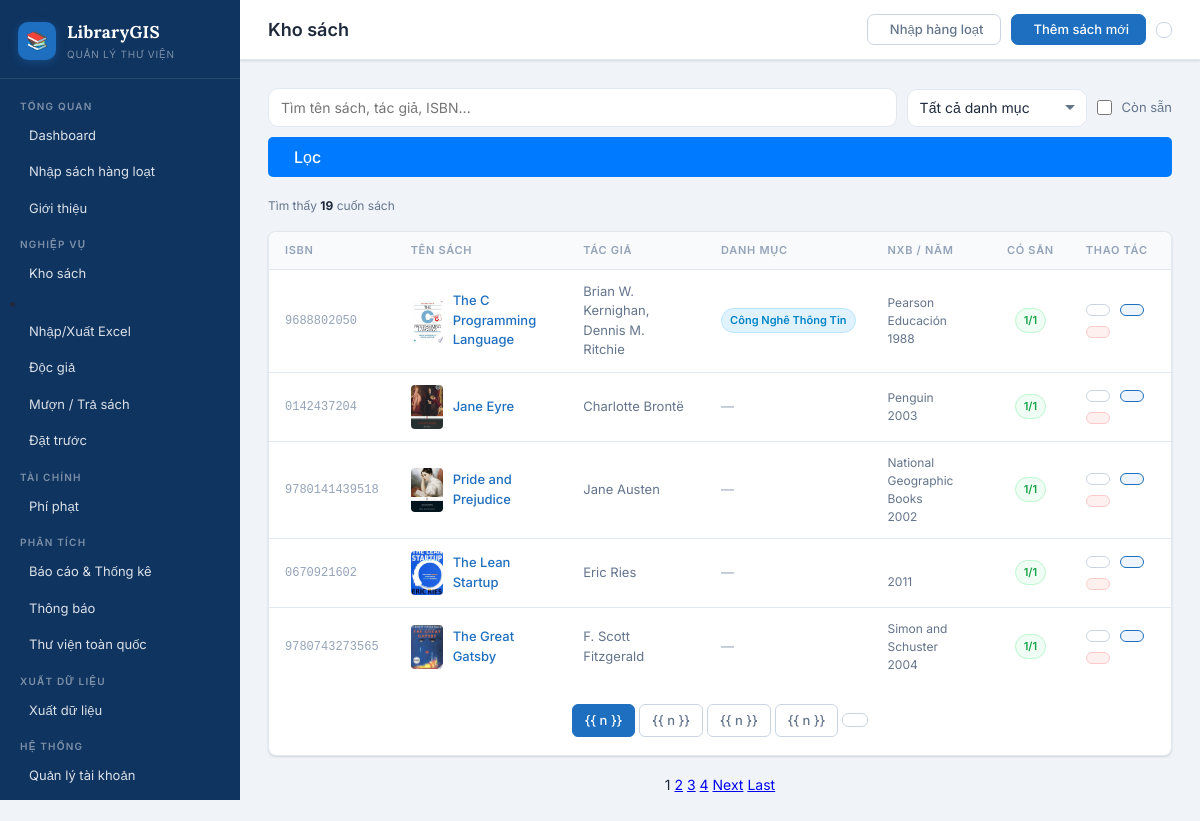
The app's page /books/ (signed in) with its own data.
### library_app/models.py (models this page shows, shortened)
class Book(models.Model):
    isbn = models.CharField(max_length=13, unique=True, verbose_name="ISBN")
    title = models.CharField(max_length=300, verbose_name="Tên sách")
    author = models.CharField(max_length=200, verbose_name="Tác giả")
    publisher = models.CharField(max_length=200, verbose_name="NXB")
    publish_year = models.IntegerField(verbose_name="Năm xuất bản")
    category = models.ForeignKey(Category, on_delete=models.SET_NULL, null=True, related_name='books')
    description = models.TextField(blank=True, verbose_name="Mô tả")
    cover_image = models.ImageField(upload_to='covers/', blank=True, null=True)
    total_copies = models.PositiveIntegerField(default=1, verbose_name="Tổng số bản")
    available_copies = models.PositiveIntegerField(default=1, verbose_name="Sách có sẵn")
    language = models.CharField(max_length=50, default="Tiếng Việt")
    pages = models.PositiveIntegerField(null=True, blank=True)
    created_at = models.DateTimeField(auto_now_add=True)
    preview_page_1 = models.ImageField(upload_to='book_previews/', blank=True, null=True, verbose_name="Trang xem trước 1")
    preview_page_2 = models.ImageField(upload_to='book_previews/', blank=True, null=True, verbose_name="Trang xem trước 2")
    preview_page_3 = models.ImageField(upload_to='book_previews/', blank=True, null=True, verbose_name="Trang xem trước 3")
    preview_page_4 = models.ImageField(upload_to='book_previews/', blank=True, null=True, verbose_name="Trang xem trước 4")
    class Meta:
        verbose_name = "Sách"
        verbose_name_plural = "Kho sách"

class Category(models.Model):
    name = models.CharField(max_length=100, verbose_name="Tên danh mục")
    slug = models.SlugField(unique=True)
    description = models.TextField(blank=True)
    color = models.CharField(max_length=7, default="#1e6fbf")
    icon = models.CharField(max_length=50, default="book")
    class Meta:
        verbose_name = "Danh mục"
        verbose_name_plural = "Danh mục sách"

### library_app/views.py (the view)
# urls.py: path('books/', views.book_list, name='book_list'),
@login_required
def book_list(request):
    qs = Book.objects.select_related("category").all()
    search = request.GET.get("search", "").strip()
    cat_id = request.GET.get("category", "")
    available = request.GET.get("available", "")
    sort = request.GET.get("sort", "-created_at")
    if search:
        qs = qs.filter(
            Q(title__icontains=search) |
            Q(author__icontains=search) |
            Q(isbn__icontains=search)
        )
    if cat_id:
        qs = qs.filter(category_id=cat_id)
    if available:
        qs = qs.filter(available_copies__gt=0)
    if sort in ["title", "-title", "-created_at", "publish_year", "-publish_year"]:
        qs = qs.order_by(sort)
    page = request.GET.get("page", 1)
    paginator = Paginator(qs, 5)
    try:
        books = paginator.page(page)
    except PageNotAnInteger:
        books = paginator.page(1)
    except EmptyPage:
        books = paginator.page(paginator.num_pages)
    return render(request, "library_app/book_list.html", {
        "books": books,
        "categories": Category.objects.all(),
        "search": search,
        "total_count": qs.count(),
        "sort": sort,
        "cat_id": cat_id,
    })

### library_app/templates/library_app/book_list.html (shortened to what this page needs)
{% extends 'library_app/base.html' %}
{% block page_title %}Kho sách{% endblock %}
{% block topbar_actions %}
<a href="{% url 'book_bulk_import' %}" class="btn btn-ghost">
   Nhập hàng loạt
</a>
<a href="{% url 'book_create' %}" class="btn btn-primary">
   Thêm sách mới
</a>
{% endblock %}
{% block content %}
<form method="get" class="search-bar">
  <div class="search-wrap" style="flex:2">
    <input type="text" name="search" value="{{ search }}" placeholder="Tìm tên sách, tác giả, ISBN..."
      class="form-control">
  </div>
  <select name="category" class="form-control" style="max-width:180px">
    <option value="">Tất cả danh mục</option>
  </select>
  <label class="flex-gap" style="white-space:nowrap;font-size:13px;color:var(--text2);cursor:pointer">
    <input type="checkbox" name="available" value="1" {% if request.GET.available %}checked{% endif %}
      style="accent-color:var(--primary);width:15px;height:15px">
    Còn sẵn
  </label>
  <button type="submit" class="btn btn-primary">
     Lọc
  </button>
</form>
<div class="flex-between mb-16">
  <span class="text-muted text-sm">
    Tìm thấy <strong style="color:var(--text)">{{ total_count }}</strong> cuốn sách
  </span>
</div>
<div class="card">
  <table>
    <thead>
      <tr>
        <th>ISBN</th>
        <th>Tên sách</th>
        <th>Tác giả</th>
        <th>Danh mục</th>
        <th>NXB / Năm</th>
        <th style="text-align:center">Có sẵn</th>
        <th>Thao tác</th>
      </tr>
    </thead>
    <tbody>
      {% for book in books %}
      <tr>
        <td class="mono text-dim">{{ book.isbn }}</td>
        <td style="max-width:220px">
          <div class="book-hover-wrap" style="position:relative;display:flex;align-items:center;gap:10px">
            {% if book.cover_image %}
            <img src="{{ book.cover_image.url }}" alt=""
              style="width:32px;height:44px;object-fit:cover;border-radius:4px;flex-shrink:0">
            {% else %}
            <div style="width:32px;height:44px;background:var(--bg4);border-radius:4px;
                display:flex;align-items:center;justify-content:center;
                font-size:16px;flex-shrink:0">📚</div>
            {% endif %}
            <a href="{% url 'book_detail' book.pk %}" class="text-primary fw-500" style="text-decoration:none">
              {{ book.title|truncatechars:40 }}
            </a>
          </div>
        </td>
        <td class="text-muted">{{ book.author }}</td>
        <td>
          {% if book.category %}
          <span class="badge badge-info">{{ book.category.name }}</span>
          {% else %}<span class="text-dim">—</span>{% endif %}
        </td>
        <td class="text-muted text-sm">
          {{ book.publisher }}<br>{{ book.publish_year }}
        </td>
        <td style="text-align:center">
          {% if book.available_copies > 0 %}
          <span class="badge badge-success">{{ book.available_copies }}/{{ book.total_copies }}</span>
          {% else %}
          <span class="badge badge-danger">Hết / {{ book.total_copies }}</span>
          {% endif %}
        </td>
        <td>
          <div class="flex-gap">
            <a href="{% url 'book_edit' book.pk %}" class="btn btn-ghost btn-sm" title="Sửa">
            </a>
            {% if book.available_copies > 0 %}
            <a href="{% url 'borrow_create' %}?book={{ book.pk }}" class="btn btn-secondary btn-sm"
              title="Tạo phiếu mượn">
            </a>
            {% endif %}
            <a href="{% url 'book_delete' book.pk %}" class="btn btn-danger btn-sm" title="Xóa">
            </a>
          </div>
        </td>
      </tr>
      {% endfor %}
    </tbody>
  </table>
  {% if books.has_other_pages %}
  <div class="pagination">
    {% for n in books.paginator.page_range %}
    <a href="?page={{ n }}&search={{ search }}" class="page-link {% if books.number == n %}current{% endif %}">{{ n
      }}</a>
    {% endfor %}
    {% if books.has_next %}
    <a href="?page={{ books.next_page_number }}&search={{ search }}" class="page-link">
    </a>
    {% endif %}
  </div>
  {% endif %}
</div>
<div class="pagination">
    <span class="step-links">
        <span class="page-numbers">
            {% for num in books.paginator.page_range %}
                {% if books.number == num %}
                    <span class="current">{{ num }}</span>
                {% else %}
                    <a href="?page={{ num }}&search={{ search }}&category={{ cat_id }}&sort={{ sort }}">{{ num }}</a>
                {% endif %}
            {% endfor %}
        </span>
        {% if books.has_next %}
            <a href="?page={{ books.next_page_number }}&search={{ search }}&category={{ cat_id }}&sort={{ sort }}">Next</a>
            <a href="?page={{ books.paginator.num_pages }}&search={{ search }}&category={{ cat_id }}&sort={{ sort }}">Last</a>
        {% endif %}
    </span>
</div>
{% endblock %}

### library_app/templates/library_app/base.html (shortened to what this page needs)
{% load static %}
<!DOCTYPE html>
<html lang="vi">
<head>
  <link rel="stylesheet" href="{% static 'library_app/css/main.css' %}">
</head>
<body>
  <aside class="sidebar">
    <div class="logo">
      <div class="logo-wrap">
        <div class="logo-icon">📚</div>
        <div>
          <h1>LibraryGIS</h1>
          <p>Quản lý thư viện</p>
        </div>
      </div>
    </div>
    <nav>
      {% if request.user.is_staff %}
      <div class="nav-label">Tổng quan</div>
      <a href="{% url 'dashboard' %}" class="nav-a {% block n_dash %}{% endblock %}">
         Dashboard
      </a>
      <a href="{% url 'book_bulk_import' %}" class="nav-a">
         Nhập sách hàng loạt
      </a>
      <a href="{% url 'about_page' %}" class="nav-a">
         Giới thiệu
      </a>
      <div class="nav-label">Nghiệp vụ</div>
      <a href="{% url 'book_list' %}" class="nav-a {% block n_user_book %}{% endblock %}">
         Kho sách
      </a>
      <li>
        <a href="{% url 'books_excel' %}"
          class="nav-a {% block n_books_excel %}{% endblock %}">
          Nhập/Xuất Excel
        </a>
      </li>
      <a href="{% url 'reader_list' %}" class="nav-a {% block n_reader %}{% endblock %}">
         Độc giả
      </a>
      <a href="{% url 'borrow_list' %}" class="nav-a {% block n_borrow %}{% endblock %}">
         Mượn / Trả sách
      </a>
      <a href="{% url 'reservation_list' %}" class="nav-a {% block n_reservation %}{% endblock %}">
         Đặt trước
      </a>
      <div class="nav-label">Tài chính</div>
      <a href="{% url 'fine_list' %}" class="nav-a {% block n_fine %}{% endblock %}">
         Phí phạt
      </a>
      <div class="nav-label">Phân tích</div>
      <a href="{% url 'report_overview' %}" class="nav-a {% block n_report %}{% endblock %}">
         Báo cáo & Thống kê
      </a>
      <a href="{% url 'notification_list' %}" class="nav-a {% block n_user_notif %}{% endblock %}">
         Thông báo
      </a>
      <a href="{% url 'library_map' %}" class="nav-a {% block n_user_library_map %}{% endblock %}">
         Thư viện toàn quốc
      </a>
      <div class="nav-label">Xuất dữ liệu</div>
      <a href="{% url 'export_center' %}" class="nav-a {% block n_export %}{% endblock %}">
         Xuất dữ liệu
      </a>
      <div class="nav-label">Hệ thống</div>
      <a href="{% url 'user_list' %}" class="nav-a {% block n_user_mgmt %}{% endblock %}">
         Quản lý tài khoản
      </a>
      <a href="/admin/" class="nav-a">
      </a>
      {% endif %}
    </nav>
  </aside>
  <div class="main">
    <header class="topbar">
      <div class="topbar-left">
        <h2 class="topbar-title">{% block page_title %}{% endblock %}</h2>
      </div>
      <div class="topbar-right">
        {% block topbar_actions %}{% endblock %}
        <a href="{% url 'notification_list' %}" class="btn btn-ghost btn-icon" title="Thông báo">
        </a>
      </div>
    </header>
    <div class="page">
      {% block content %}{% endblock %}
    </div>
  </div>
</body>
</html>

### records on screen
Book: isbn "9688802050", cover_image (picture), title "The C Programming Language", author "Brian W. Kernighan, Dennis M. Ritchie", category.name "Công Nghê Thông Tin", publisher "Pearson Educación", publish_year "1988", available_copies "1", total_copies "1"
Book: isbn "0142437204", cover_image (picture), title "Jane Eyre", author "Charlotte Brontë", publisher "Penguin", publish_year "2003", available_copies "1", total_copies "1"
Book: isbn "9780141439518", cover_image (picture), title "Pride and Prejudice", author "Jane Austen", publisher "National Geographic Books", publish_year "2002", available_copies "1", total_copies "1"
Book: isbn "0670921602", cover_image (picture), title "The Lean Startup", author "Eric Ries", publish_year "2011", available_copies "1", total_copies "1"
Book: isbn "9780743273565", cover_image (picture), title "The Great Gatsby", author "F. Scott Fitzgerald", publisher "Simon and Schuster", publish_year "2004", available_copies "1", total_copies "1"

### other values on screen
{{ total_count }} "19"
{{ num }} "1"
{{ num }} "2" "3" "4"
